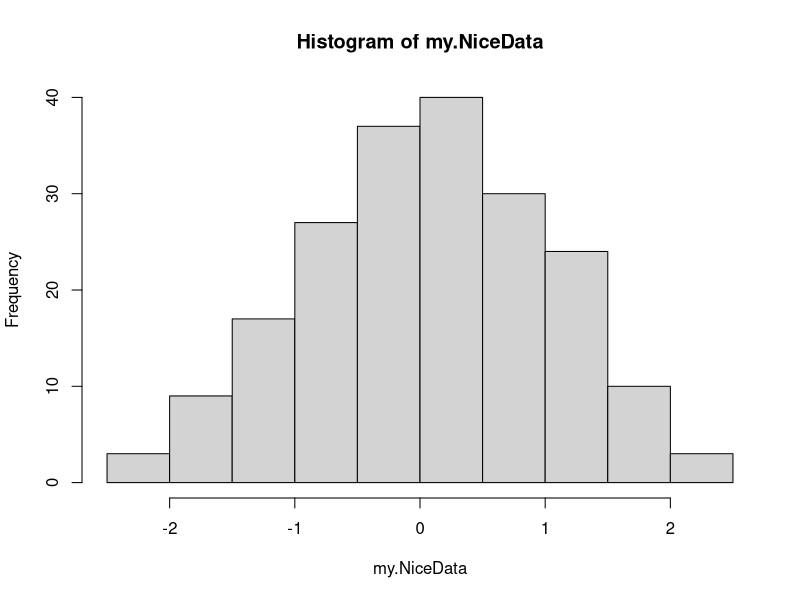
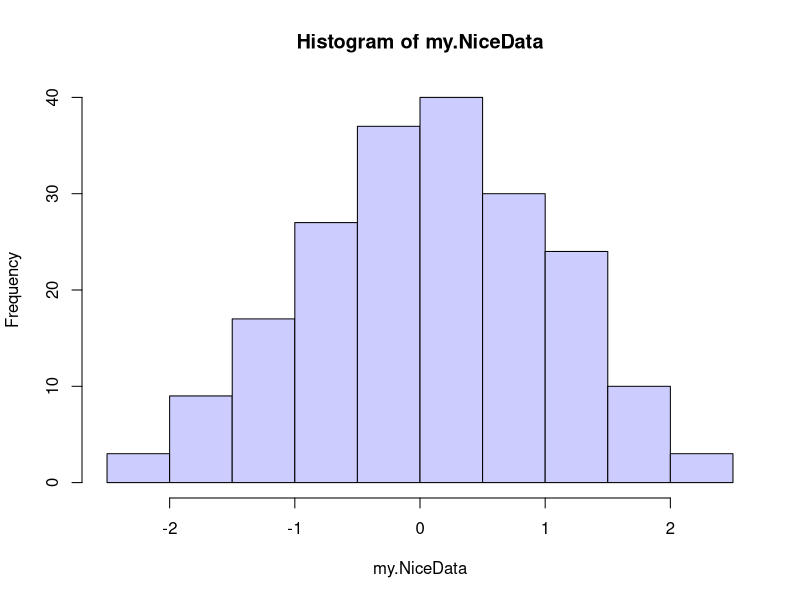
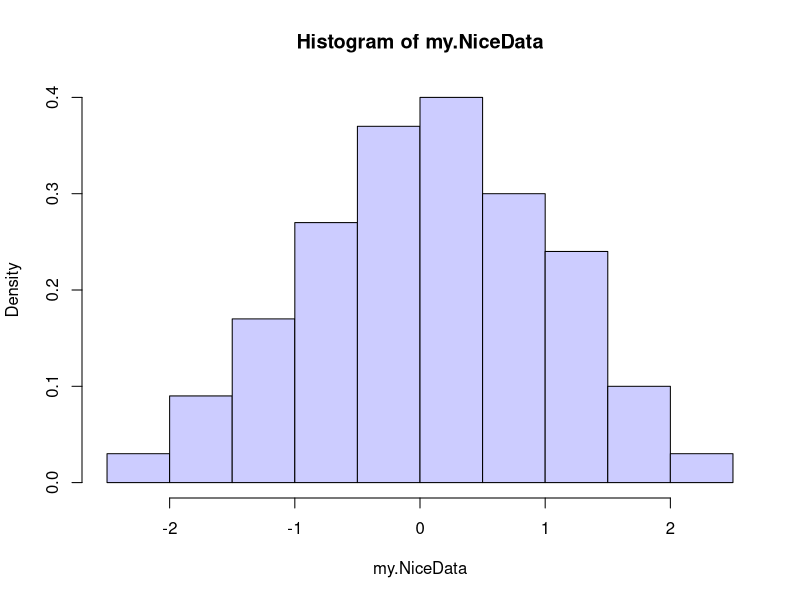
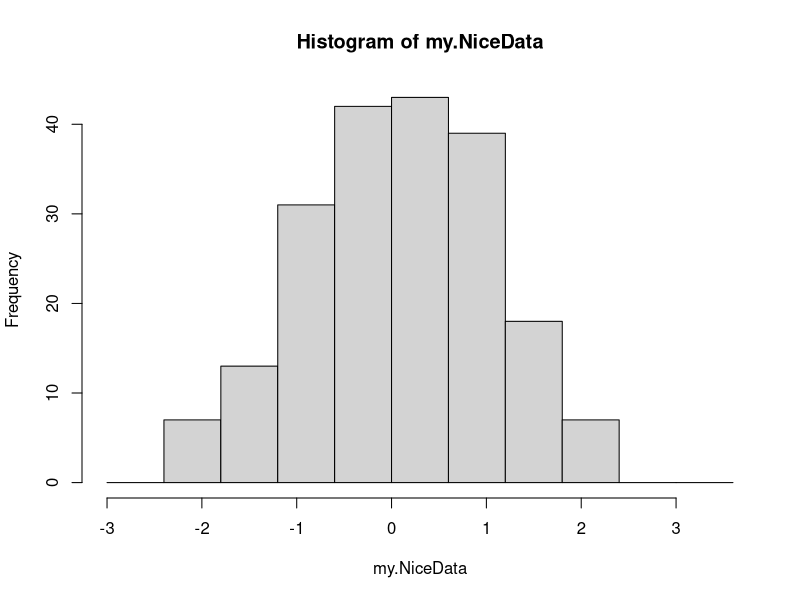
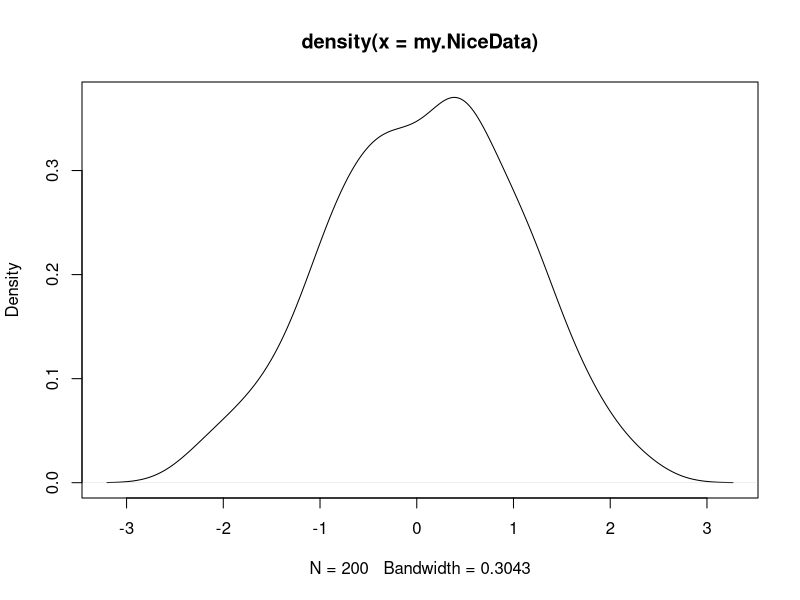
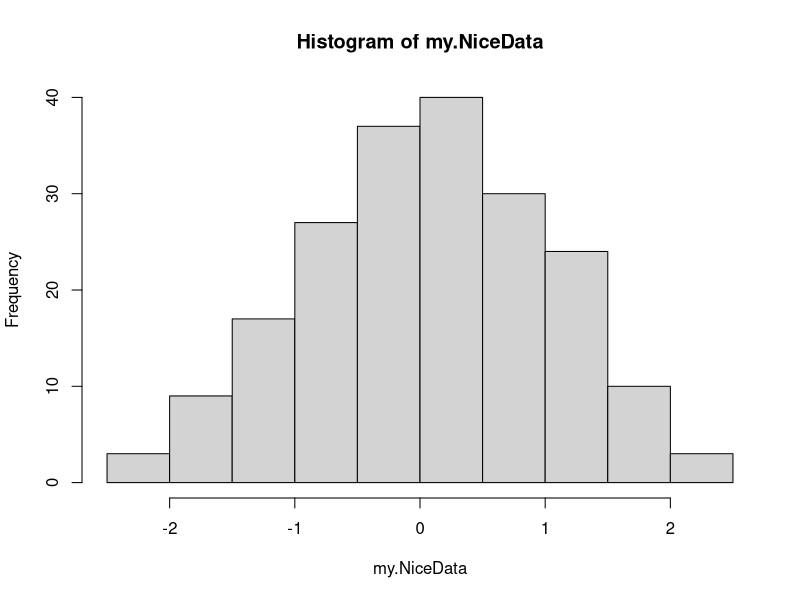

Source code (R) for these figures, in order:
# Generate 200 random data points by using normal distribution function. (Default Values)
my.NiceData <- rnorm(200)

# Check the content of variable 
head(my.NiceData)

# Generate 200 random data points by using normal distribution function. Mean=0.8, SD=1
my.NiceData2 <- rnorm(200, mean=.8)

# See some data of this variable 
head(my.NiceData2)

# Draw a Histogram
hist(my.NiceData)

# Use 8 bins to plot a histogram
hist(my.NiceData, breaks=8, col="#CCCCFF")

# Instead of showing count, make area sum to 1, (freq=FALSE)
hist(my.NiceData, breaks=8, col="#CCCCFF", freq=FALSE)


# Create a variables for breaks and put breaks at every 0.6
# use seq function. read ?seq

boundaries <- seq(-3, 3.6, by=.6)

hist(my.NiceData, breaks=boundaries)


# Kernel density plot
plot(density(my.NiceData))

# str fucntion prints some good details about every object in R. 
utils::str(hist(my.NiceData))

